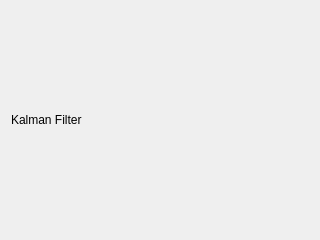
<?xml version="1.0" encoding="UTF-8"?>
<ui version="4.0">
 <class>Widget</class>
 <widget class="QWidget" name="Widget">
  <property name="geometry">
   <rect>
    <x>0</x>
    <y>0</y>
    <width>320</width>
    <height>240</height>
   </rect>
  </property>
  <property name="windowTitle">
   <string>Form</string>
  </property>
  <layout class="QGridLayout" name="gridLayout">
   <item row="1" column="0">
    <widget class="QLabel" name="label">
     <property name="text">
      <string>Kalman Filter</string>
     </property>
    </widget>
   </item>
  </layout>
 </widget>
 <resources/>
 <connections/>
</ui>
